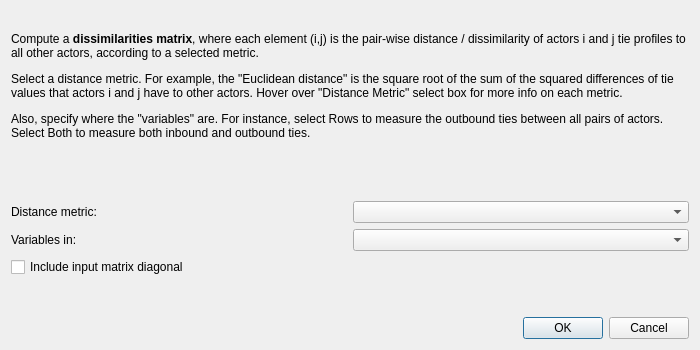
<?xml version="1.0" encoding="UTF-8"?>
<ui version="4.0">
 <class>DialogDissimilarities</class>
 <widget class="QDialog" name="DialogDissimilarities">
  <property name="enabled">
   <bool>true</bool>
  </property>
  <property name="geometry">
   <rect>
    <x>0</x>
    <y>0</y>
    <width>700</width>
    <height>350</height>
   </rect>
  </property>
  <property name="sizePolicy">
   <sizepolicy hsizetype="MinimumExpanding" vsizetype="MinimumExpanding">
    <horstretch>0</horstretch>
    <verstretch>0</verstretch>
   </sizepolicy>
  </property>
  <property name="minimumSize">
   <size>
    <width>700</width>
    <height>350</height>
   </size>
  </property>
  <property name="maximumSize">
   <size>
    <width>800</width>
    <height>600</height>
   </size>
  </property>
  <property name="windowTitle">
   <string>Tie profile dissimilarities</string>
  </property>
  <layout class="QGridLayout" name="gridLayout">
   <item row="6" column="1">
    <widget class="QDialogButtonBox" name="buttonBox">
     <property name="orientation">
      <enum>Qt::Horizontal</enum>
     </property>
     <property name="standardButtons">
      <set>QDialogButtonBox::Cancel|QDialogButtonBox::Ok</set>
     </property>
    </widget>
   </item>
   <item row="2" column="0" colspan="2">
    <layout class="QHBoxLayout" name="horizontalLayout_3">
     <item>
      <widget class="QLabel" name="label_4">
       <property name="text">
        <string>Distance metric:</string>
       </property>
      </widget>
     </item>
     <item>
      <widget class="QComboBox" name="metricSelect">
       <property name="minimumSize">
        <size>
         <width>200</width>
         <height>0</height>
        </size>
       </property>
       <property name="focusPolicy">
        <enum>Qt::StrongFocus</enum>
       </property>
       <property name="toolTip">
        <string>&lt;html&gt;&lt;head/&gt;&lt;body&gt;&lt;p&gt;Select a matching method. &lt;/p&gt;&lt;p&gt;&lt;span style=&quot; font-weight:600;&quot;&gt;Exact Matches&lt;/span&gt;: Examines pairs of actors for exact tie or distance matches (present or absent) to other actors and returns a proportion to their overall ties. &lt;/p&gt;&lt;p&gt;&lt;span style=&quot; font-weight:600;&quot;&gt;Positive Matches (Jaccard/Co-citation)&lt;/span&gt;: Looks for same ties/distances reported by both actors. Returns the ratio to the total number of ties reported.&lt;/p&gt;&lt;p&gt;&lt;span style=&quot; font-weight:600;&quot;&gt;Hamming distance&lt;/span&gt;: Reports the number of ties/distances to other actors which differ between each pair of actors.&lt;/p&gt;&lt;p&gt;&lt;span style=&quot; font-weight:600;&quot;&gt;Cosine similarity&lt;/span&gt;: Computes the pair-wise similarity of actors as the dot product of their tie/distance vectors divided by the magnitude of these vectors. &lt;br/&gt;&lt;/p&gt;&lt;/body&gt;&lt;/html&gt;</string>
       </property>
      </widget>
     </item>
    </layout>
   </item>
   <item row="0" column="0" colspan="2">
    <widget class="QLabel" name="description">
     <property name="sizePolicy">
      <sizepolicy hsizetype="MinimumExpanding" vsizetype="MinimumExpanding">
       <horstretch>0</horstretch>
       <verstretch>0</verstretch>
      </sizepolicy>
     </property>
     <property name="minimumSize">
      <size>
       <width>400</width>
       <height>150</height>
      </size>
     </property>
     <property name="text">
      <string>&lt;html&gt;&lt;head/&gt;&lt;body&gt;&lt;p&gt;Compute a &lt;span style=&quot; font-weight:600;&quot;&gt;dissimilarities matrix&lt;/span&gt;, where each element (i,j) is the pair-wise distance / dissimilarity of actors i and j tie profiles to all other actors, according to a selected metric. &lt;/p&gt;&lt;p&gt;Select a distance metric. For example, the &amp;quot;Euclidean distance&amp;quot; is the square root of the sum of the squared differences of tie values that actors i and j have to other actors. Hover over &amp;quot;Distance Metric&amp;quot; select box for more info on each metric.&lt;/p&gt;&lt;p&gt;Also, specify where the &amp;quot;variables&amp;quot; are. For instance, select Rows to measure the outbound ties between all pairs of actors.  Select Both to measure both inbound and outbound ties. &lt;/p&gt;&lt;/body&gt;&lt;/html&gt;</string>
     </property>
     <property name="textFormat">
      <enum>Qt::RichText</enum>
     </property>
     <property name="wordWrap">
      <bool>true</bool>
     </property>
    </widget>
   </item>
   <item row="3" column="0" colspan="2">
    <layout class="QHBoxLayout" name="horizontalLayout_2">
     <item>
      <widget class="QLabel" name="label_3">
       <property name="text">
        <string>Variables in:</string>
       </property>
      </widget>
     </item>
     <item>
      <widget class="QComboBox" name="variablesLocationSelect">
       <property name="minimumSize">
        <size>
         <width>200</width>
         <height>0</height>
        </size>
       </property>
       <property name="focusPolicy">
        <enum>Qt::StrongFocus</enum>
       </property>
       <property name="toolTip">
        <string>&lt;html&gt;&lt;head/&gt;&lt;body&gt;&lt;p&gt;&lt;span style=&quot; font-weight:600;&quot;&gt;Rows: &lt;/span&gt;Correlate outbound ties (or distances, depending on the selected matrix above) between pairs of actors.&lt;/p&gt;&lt;p&gt;&lt;span style=&quot; font-weight:600;&quot;&gt;Columns: &lt;/span&gt;Correlate inbound ties (or distances, depending on the selected matrix above) between pairs of actors.&lt;/p&gt;&lt;p&gt;&lt;span style=&quot; font-weight:600;&quot;&gt;Both: &lt;/span&gt; Correlate both outbound and inbound ties (or distances, depending on the selected matrix above) between pairs of actors.&lt;/p&gt;&lt;p&gt;&lt;br/&gt;&lt;/p&gt;&lt;/body&gt;&lt;/html&gt;</string>
       </property>
      </widget>
     </item>
    </layout>
   </item>
   <item row="5" column="1">
    <spacer name="verticalSpacer">
     <property name="font">
      <font>
       <pointsize>12</pointsize>
      </font>
     </property>
     <property name="orientation">
      <enum>Qt::Vertical</enum>
     </property>
     <property name="sizeHint" stdset="0">
      <size>
       <width>20</width>
       <height>20</height>
      </size>
     </property>
    </spacer>
   </item>
   <item row="4" column="0">
    <widget class="QCheckBox" name="diagonalCheckBox">
     <property name="statusTip">
      <string>Enable to include matrix diagonal in calculations</string>
     </property>
     <property name="text">
      <string>Include input matrix diagonal</string>
     </property>
    </widget>
   </item>
   <item row="1" column="0" colspan="2">
    <spacer name="verticalSpacer_2">
     <property name="orientation">
      <enum>Qt::Vertical</enum>
     </property>
     <property name="sizeHint" stdset="0">
      <size>
       <width>20</width>
       <height>15</height>
      </size>
     </property>
    </spacer>
   </item>
  </layout>
 </widget>
 <resources/>
 <connections/>
</ui>
